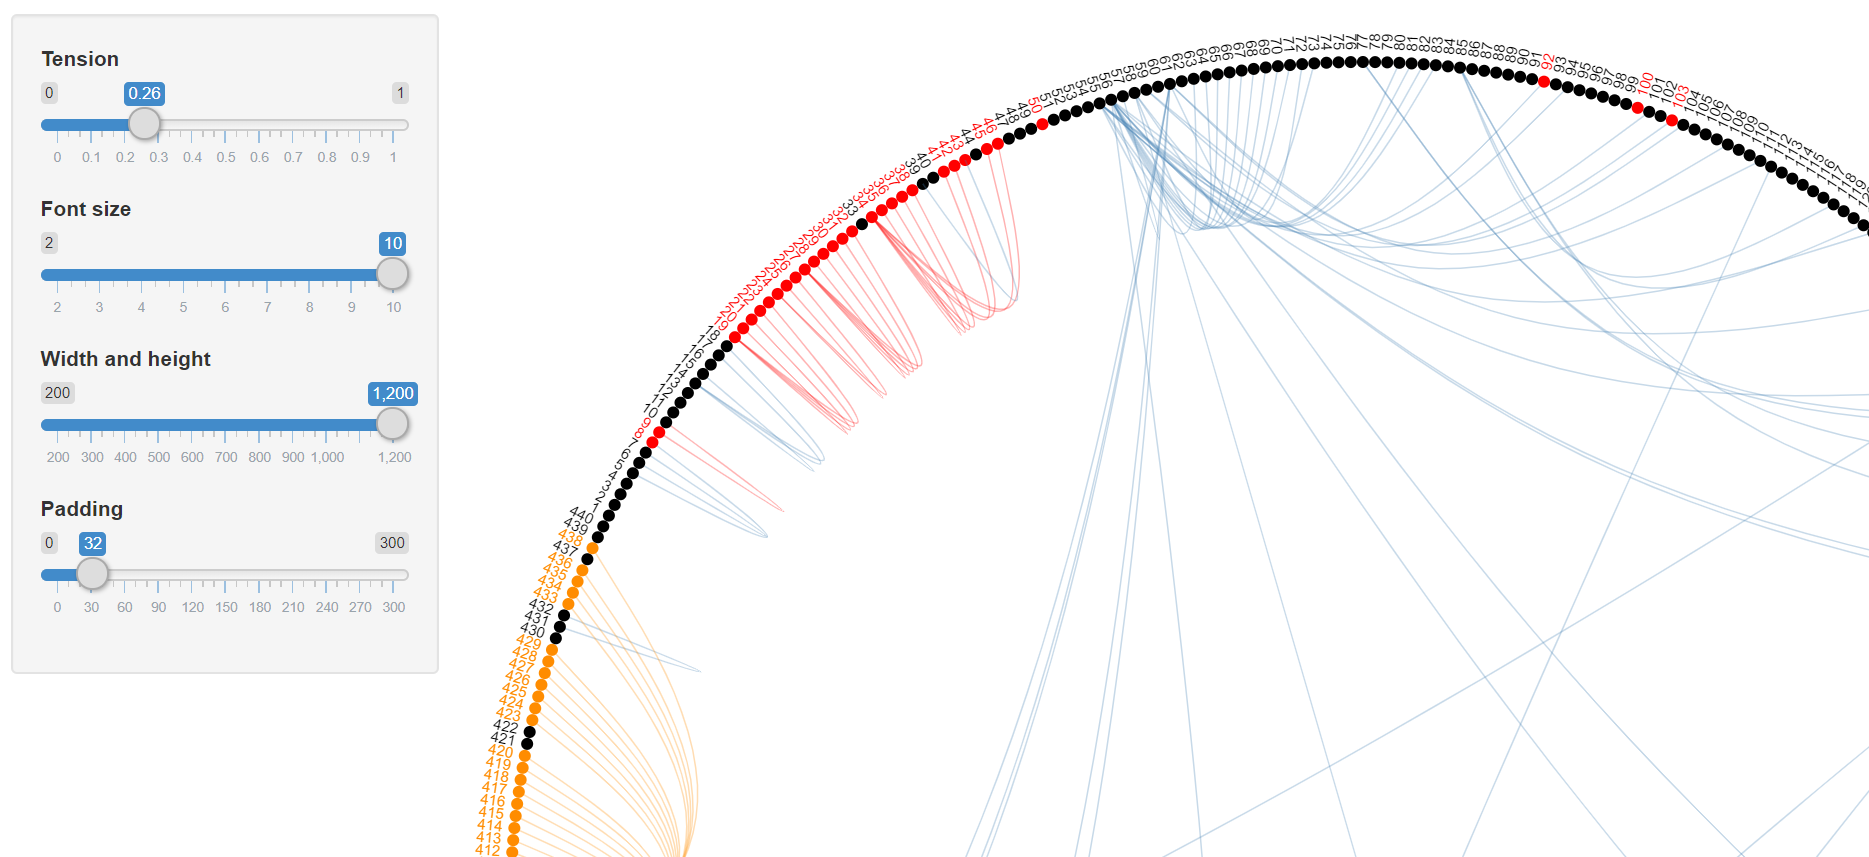

R code for this plot:
library(edgebundleR)
library(dplyr)
library(htmlwidgets)
relate_df <- readxl::read_excel(path ='case_relation_in_waiwan.xlsx')
# relate_df <- readxl::read_excel(path ='C:\\Users\\user\\Documents\\GitHub\\my_code\\shiny_web\\case_relation_in_waiwan.xlsx')
detail_cases <- readxl::read_excel(path ='part_detail_cases.xlsx')
# detail_cases <- readxl::read_excel(path ='C:\\Users\\user\\Desktop\\part_detail_cases.xlsx')
detail_cases <- detail_cases %>% 
  mutate(select_gender = ifelse(detail_cases$gender=="女性", "F", "M"),
         select_source = ifelse(detail_cases$imported=="本土", "L", ifelse(detail_cases$imported=="境外", "I", "S")))
# nodes <- data.frame(case = 1:nrow(detail_cases))
View(detail_cases)

x <- graph.data.frame(relate_df , directed = F, vertices = detail_cases)
clr <- as.factor(V(x)$select_source)
levels(clr) <- c("cyan5", "red", "darkorange")# 1L I S
V(x)$color <- as.character(clr)
p <- edgebundle(x, tension = 0.5,fontsize = 4, nodesize = c(1, 1), width = NULL, padding = 50, directed = F, cutoff = 0.5)
saveWidget(p, file="plot_edgebundle.html")


#####
shinyApp(
  ui=fluidPage(
    titlePanel(""),
    fluidRow(
      column(3,
             wellPanel(
               sliderInput("tension", "Tension", 0.5,min=0,max=1,step = 0.01),
               sliderInput("fontsize","Font size",12,min=2,max=10),
               sliderInput("width","Width and height",600,min=200,max=1200),
               sliderInput("padding","Padding",100,min=0,max=300)
             )
      ),
      column(9,
             verbatimTextOutput("type"),
             uiOutput("circplot")
      )
    )
  ),
  shinyServer(function(input, output) {
    
    output$circplot <- renderUI({
      edgebundleOutput("eb", width = input$width, height=input$width)
    })
    
    # output$type=reactive({V(a)$select_source})
    # outputOptions(output, 'type', suspendWhenHidden=FALSE)
    
    output$eb <- renderEdgebundle({
      edgebundle(x,tension=input$tension,cutoff=input$cutoff,
                 fontsize=input$fontsize,padding=input$padding)
    })
    
  })
)
